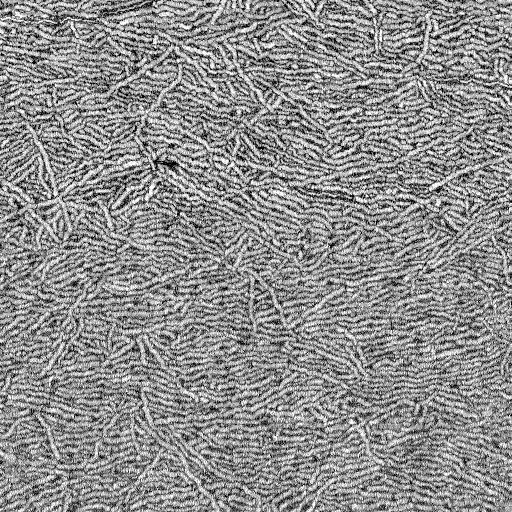
%> input picture Example Images/D101-BC-5-24hr_Bottom_5um.001_3.tif, 512 x 512 px
$ octave --eval "result = RemoveNonLines(imread('../../Example Images/D101-BC-5-24hr_Bottom_5um.001_3.tif'));"   (GNU Octave 9; MATLAB toolbox functions it lacks are replaced by stand-ins)
%> lines starting %> are read from the running program, lines starting %| are printed output that depends on the picture
function out = RemoveNonLines(IM)

SegLabels = bwlabel(IM,8);                % Create an image where their labels correspond to the order regionprops found them in
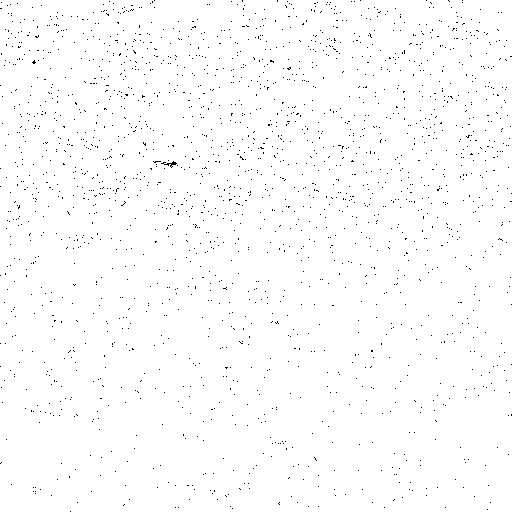
%> SegLabels: size 512x512 double; values 0 (black) and 1 (white), 99% white; black in thin lines or dots
NumSegs = max(SegLabels(:));
%> NumSegs = 1

% Generate Endpoints
EndsImg = bwmorph(IM,'endpoints');        % Also create a binary matrix of the segment endpoints
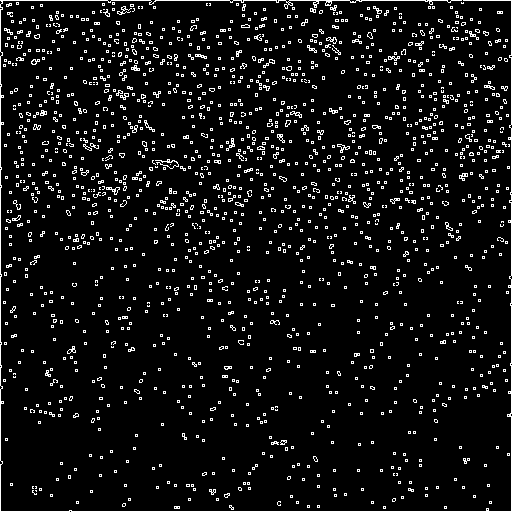
%> EndsImg: size 512x512 logical; 7% white in thin lines or dots

% Remove Perfect Rings
out = SegLabels;
for s = 1:NumSegs;
    SegEnds = (SegLabels==s) & EndsImg;
    if sum(SegEnds(:))<2
        out(SegLabels==s)=0;
    end
end
%> this loop made 1 pass

out=~~out;
%> out: size 512x512 logical; 99% white; black in thin lines or dots

end

$ run again, on Example Images/D88-BC-24hr_5um.004_3.tif
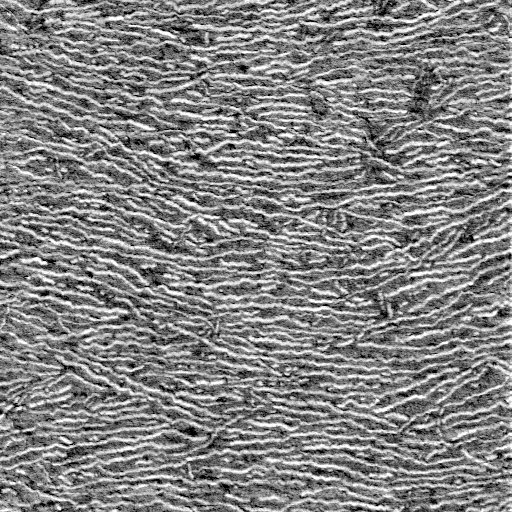
%> input picture Example Images/D88-BC-24hr_5um.004_3.tif, 512 x 512 px
%> in RemoveNonLines, `SegLabels = bwlabel(IM,8);`:
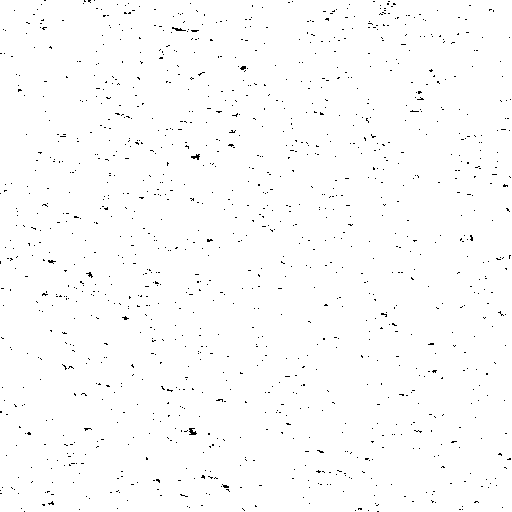
%> SegLabels: size 512x512 double; values 0 (black) and 1 (white), 99% white; black in thin lines or dots
%> NumSegs = 1
%> in RemoveNonLines, `EndsImg = bwmorph(IM,'endpoints');`:
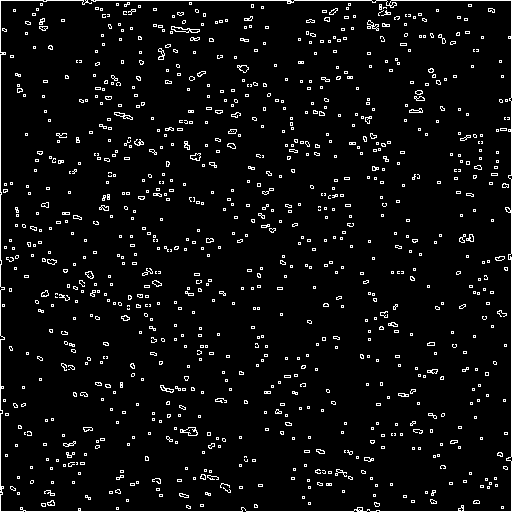
%> EndsImg: size 512x512 logical; 5.1% white in thin lines or dots
%> the loop in RemoveNonLines, `for s = 1:NumSegs;` made 1 pass
%> out: size 512x512 logical; 99% white; black in thin lines or dots
